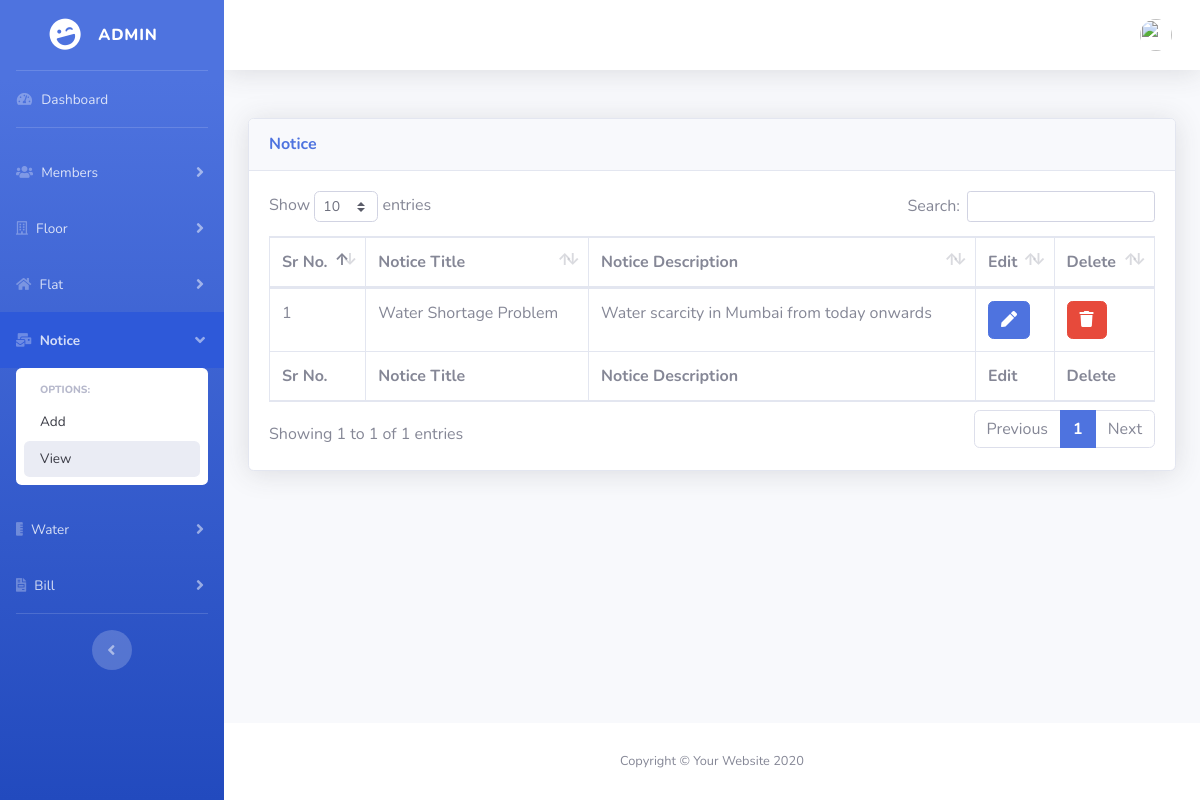
/admin/notice.php?source=view_notice (signed in), run on the app's committed database.
### tables this page shows
CREATE TABLE `notice` (
  `id` int(11) NOT NULL,
  `notice_title` varchar(255) NOT NULL,
  `notice_description` varchar(255) NOT NULL,
  `created_at` datetime NOT NULL,
  `updated_at` datetime NOT NULL
);

### admin/classes/Database.php (called while the page is built, shortened)
<?php
    class Database{
        private $host;
        private $username;
        private $password;
        private $database;
        private $connection;
        public function __construct(){
            $this->host = "localhost";
            $this->username = "root";
            $this->password = "";
            $this->database = "societymanagement";
        }
        public function connectDB(){
            $this->connection = new mysqli($this->host, $this->username, $this->password);
            $db_selected = $this->connection->select_db($this->database);
        }
        public function getConnection(){
            return $this->connection;
        }
    }
    $database = new Database();
?>

### admin/classes/Session.php (called while the page is built, shortened)
<?php
class Session {
    public static function isSessionStart(){
        if(isset($_SESSION['login'])){
            return true;
        } else{
            return false;
        }
    }
}

### admin/classes/Notice.php (called while the page is built, shortened)
<?php
    include_once("Database.php");
    include_once("Session.php");
    class Notice{
        private $connection;
        public function __construct(){
            global $database;
            $this->connection = $database->getConnection();
        }
        public function readAllNotice(){
            $result_set = $this->connection->query("SELECT * FROM notice");
            return $result_set;
        }
    }
?>

### admin/includes/notice/view-notice.php (the view, shortened to what this page needs)
<?php
    $notice = new Notice();
?>
<div class="card shadow mb-4">
    <div class="card-header py-3">
        <h6 class="m-0 font-weight-bold text-primary">Notice</h6> </div>
    <div class="card-body">
        <div class="table-responsive">
            <table class="table table-bordered" id="dataTable" width="100%" cellspacing="0">
                <thead>
                    <tr>
                        <th>Sr No.</th>
                        <th>Notice Title</th>
                        <th>Notice Description</th>
                        <?php
                            if($user_role == 'admin'){
                        ?>
                        <th>Edit</th>
                        <th>Delete</th>
                        <?php
                            }
                        ?>
                    </tr>
                </thead>
                <tfoot>
                    <tr>
                        <th>Sr No.</th>
                        <th>Notice Title</th>
                        <th>Notice Description</th>
                        <?php
                            if($user_role == 'admin'){
                        ?>
                        <th>Edit</th>
                        <th>Delete</th>
                        <?php
                            }
                        ?>
                    </tr>
                </tfoot>
                 <tbody>
                  <?php
                        $id = 0;
                        $allNotices = $notice->readAllNotice();
                        while($row = mysqli_fetch_assoc($allNotices)){
                            $id = $id+1;
                            $notice_id = $row['id'];
                            $notice_title = $row['notice_title'];
                            $notice_description = $row['notice_description'];
                            echo "<tr>";
                            echo "<td>$id</td>";
                            echo "<td>$notice_title</td>";
                            echo "<td>$notice_description</td>";
                            if($user_role == 'admin'){
                                echo "<td><a href='notice.php?source=edit_notice&nid=$notice_id' class='btn btn-primary'><span class='fa fa-pen'></span></a></td> ";
                                echo "<td><button type='button'  class='btn btn-danger delete-notice' data-notice-id='$notice_id'> <span class='fa fa-trash'></span></button></td>";
                            }
                            echo "</tr>";
                        }
                    ?>
                </tbody>
            </table>
        </div>
    </div>
</div>

### data on the page
notice: notice_title "Water Shortage Problem", notice_description "Water scarcity in Mumbai from today onwards"
